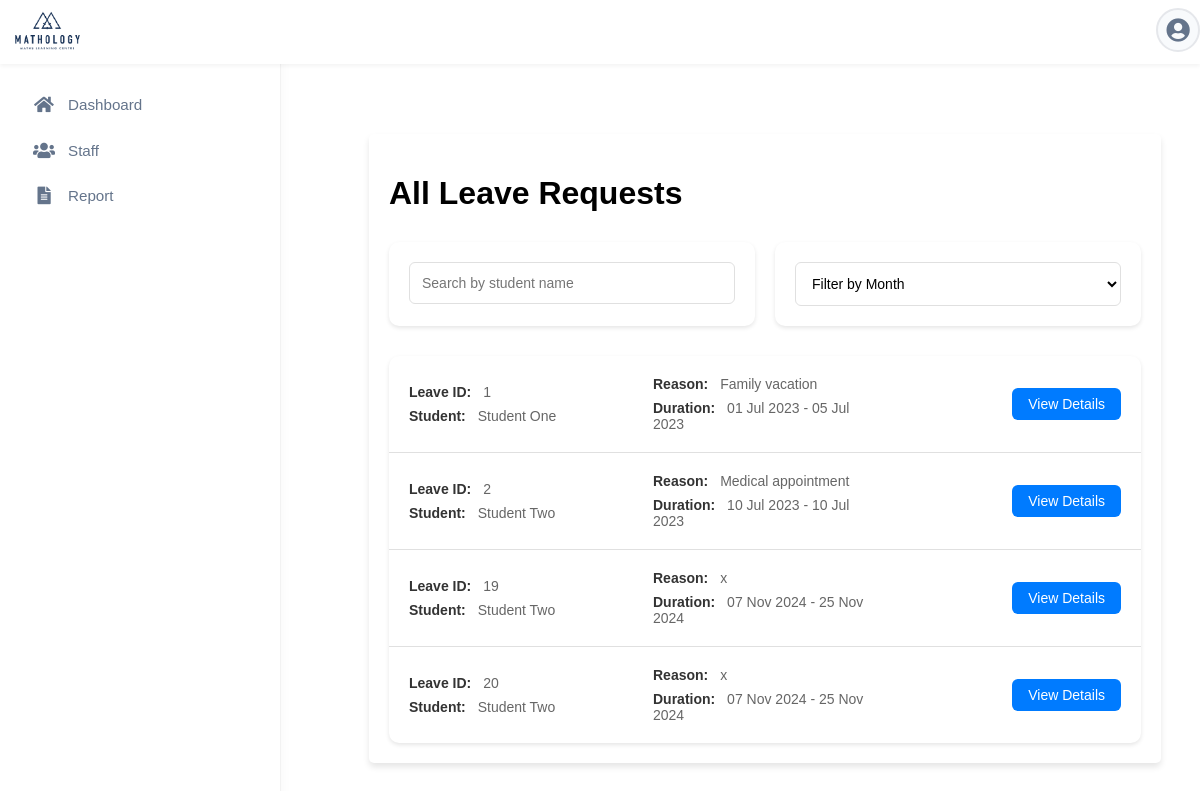
/manager/all-leave-requests.php (signed in), run on the app's committed database.
### tables this page shows
CREATE TABLE `leaves` (
  `leave_id` int(11) NOT NULL,
  `student_id` int(11) NOT NULL,
  `reason` text DEFAULT NULL,
  `fromDate` date DEFAULT NULL,
  `toDate` date DEFAULT NULL,
  `status` enum('pending','approved','rejected') DEFAULT 'pending',
  `document_path` varchar(255) DEFAULT NULL,
  `supportive_document_path` varchar(255) DEFAULT NULL,
  `leave_type` varchar(255) NOT NULL,
  `created_at` timestamp NOT NULL DEFAULT current_timestamp()
);

CREATE TABLE `students` (
  `student_id` int(11) NOT NULL,
  `parent_id` int(11) DEFAULT NULL,
  `student_name` varchar(100) NOT NULL,
  `class` varchar(50) DEFAULT NULL,
  `package_id` int(11) DEFAULT NULL,
  `total_fees` decimal(10,2) DEFAULT NULL,
  `fees_paid` decimal(10,2) DEFAULT NULL,
  `created_at` timestamp NOT NULL DEFAULT current_timestamp()
);

### manager/all-leave-requests.php (the view, shortened to what this page needs)
<?php
include "../includes/header.php";
include "../includes/sidebar.php";
$servername = "localhost";
$username = "root";
$password = "";
$dbname = "mathologydb";
$conn = new mysqli($servername, $username, $password, $dbname);
$sql = "SELECT leaves.leave_id, students.student_name AS student_name, leaves.reason, leaves.fromDate as start_date, leaves.toDate as end_date
        FROM leaves
        JOIN students ON leaves.student_id = students.student_id";
$sql .= " ORDER BY leaves.fromDate";
$stmt = $conn->prepare($sql);
$stmt->execute();
$result = $stmt->get_result();
?>
<!DOCTYPE html>
<html lang="en">
<head>
    <link rel="stylesheet" href="../assets/css/all-leave-request.css">
    <link rel="stylesheet" href="../assets/css/styles.css">
</head>
<body>
    <?php renderSidebar('manager'); ?>
    <div class="main-content">
        <div class="leave-dashboard">
            <div class="dashboard-header">
                <h1>All Leave Requests</h1>
            </div>
            <div class="search-sort-container">
                <div class="search-form">
                    <form id="searchForm" onsubmit="return false;">
                        <input type="text" name="search" id="search"
                            placeholder="Search by student name"
                            value="<?php echo htmlspecialchars($_GET['search'] ?? '', ENT_QUOTES, 'UTF-8'); ?>">
                    </form>
                </div>
                <div class="sort-form">
                    <form action="all-leave-requests.php" method="GET">
                        <select name="sort" id="sort" onchange="this.form.submit()">
                            <option value="">Filter by Month</option>
                        </select>
                    </form>
                </div>
            </div>
            <div class="latest-leave-requests">
                <?php while ($leave = $result->fetch_assoc()): ?>
                    <div class="leave-request">
                        <div class="leave-info">
                            <p><span class="label">Leave ID:</span> <?php echo htmlspecialchars($leave['leave_id']); ?></p>
                            <p><span class="label">Student:</span> <?php echo htmlspecialchars($leave['student_name']); ?></p>
                        </div>
                        <div class="leave-info">
                            <p><span class="label">Reason:</span> <?php echo htmlspecialchars($leave['reason']); ?></p>
                            <p><span class="label">Duration:</span>
                                <?php echo date('d M Y', strtotime($leave['start_date'])); ?> -
                                <?php echo date('d M Y', strtotime($leave['end_date'])); ?>
                            </p>
                        </div>
                        <a href="leave-request-details.php?leave_id=<?php echo urlencode($leave['leave_id']); ?>"
                           class="view-btn">View Details</a>
                    </div>
                <?php endwhile; ?>
            </div>
        </div>
    </div>
</body>
</html>

### includes/header.php (shortened to what this page needs)
<?php
$base_path = isset($is_index) && $is_index ? '' : '../';
?>
<!DOCTYPE html>
<html lang="en">
<head>
    <link rel="stylesheet" href="<?php echo $base_path; ?>assets/css/styles.css">
    <link rel="stylesheet" href="https://cdnjs.cloudflare.com/ajax/libs/font-awesome/5.15.3/css/all.min.css">
</head>
<body>
    <header>
        <div class="header-container">
            <a href="<?php echo $base_path; ?>index.php" class="logo">
                <img src="<?php echo $base_path; ?>assets/img/mathology.png" alt="Mathology" class="logo-img">
            </a>
            <?php if (isset($_SESSION["loggedin"]) && $_SESSION["loggedin"] === true): ?>
            <div class="header-right">
                <div class="profile-dropdown">
                    <div class="profile-icon" onclick="toggleDropdown()">
                        <i class="fas fa-user-circle"></i>
                    </div>
                </div>
            </div>
            <?php endif; ?>
        </div>
    </header>
    <main>

### includes/sidebar.php (shortened to what this page needs)
<?php
function renderSidebar($role) {
    $sidebarItems = [
        'parent' => [
            ['icon' => 'fas fa-home', 'text' => 'Dashboard', 'link' => 'parent-dashboard.php'],
            ['icon' => 'fas fa-table', 'text' => 'Timetable', 'link' => 'parent-timetable.php'],
            ['icon' => 'fas fa-calendar-alt', 'text' => 'Leave', 'link' => 'parent-leave-view.php'],
            ['icon' => 'fas fa-chart-bar', 'text' => 'Attendance', 'link' => 'parent-attendance.php'],
            ['icon' => 'fas fa-th-large', 'text' => 'Package', 'link' => 'parent-package.php'],
        ],
        'manager' => [
            ['icon' => 'fas fa-home', 'text' => 'Dashboard', 'link' => 'managerDashboard.php'],
            ['icon' => 'fas fa-users', 'text' => 'Staff', 'link' => 'managerStaff.php'],
            ['icon' => 'fas fa-file-alt', 'text' => 'Report', 'link' => 'managerReport.php'],
        ],
        'staff' => [
            ['icon' => 'fas fa-home', 'text' => 'Dashboard', 'link' => 'staff-dashboard.php'],
            ['icon' => 'fas fa-chart-bar', 'text' => 'Attendance', 'link' => 'staff-attendance.php'],
            ['icon' => 'fas fa-user', 'text' => 'Registration', 'link' => 'staff-registration.php'],
            ['icon' => 'fas fa-th-large', 'text' => 'Package', 'link' => 'staff-package.php'],
            ['icon' => 'fas fa-calendar-alt', 'text' => 'Leave', 'link' => 'staff-leave-approval.php']
        ],
    ];
    $items = $sidebarItems[$role] ?? [];
    $currentPage = basename($_SERVER['PHP_SELF']);
    echo "<aside class='sidebar' id='sidebar'>";
    echo '<nav><ul>';
    foreach ($items as $item) {
        $isActive = ($currentPage === $item['link']) ? 'active' : '';
        echo "<li><a href='{$item['link']}' class='{$isActive}'>";
        echo "<i class='{$item['icon']}'></i>";
        echo "<span>{$item['text']}</span>";
        echo "</a></li>";
    }
    echo '</ul></nav>';
    echo '</aside>';
}
?>

### assets/css/styles.css (style rules this page uses)
html, body { height: 100%; margin: 0; padding: 0; }
body { font-family: Arial, sans-serif; background-color: #ffffff; display: flex; flex-direction: column; min-height: 100vh; }
.main-content { flex: 1; padding: 20px; display: flex; flex-direction: column; position: relative; padding-bottom: 80px; display: flex; flex-direction: column; align-items: center; margin-left: 280px; margin-top: 50px; padding-top: 120px; transition: margin-left 0.3s cubic-bezier(0.4, 0, 0.2, 1); }
header { position: fixed; top: 0; left: 0; right: 0; height: 64px; background: #ffffff; box-shadow: 0 2px 4px rgba(0, 0, 0, 0.05); z-index: 1000; }
.header-container { max-width: 1400px; margin: 0 auto; display: flex; justify-content: space-between; align-items: center; height: 60px; }
.logo { display: flex; align-items: center; gap: 12px; text-decoration: none; color: #1a1a1a; }
.header-right { display: flex; align-items: center; gap: 20px; }
.profile-dropdown { position: relative; }
.profile-icon { width: 40px; height: 40px; display: flex; align-items: center; justify-content: center; border-radius: 50%; background: #f8fafc; border: 2px solid #e5e7eb; cursor: pointer; transition: all 0.3s ease; }
.profile-icon i { font-size: 1.5em; color: #64748b; transition: all 0.3s ease; }
.sidebar { width: 280px; height: 100vh; background: #ffffff; position: fixed; left: 0; top: 0; border-right: 1px solid rgba(0, 0, 0, 0.05); box-shadow: 4px 0 8px rgba(0, 0, 0, 0.02); z-index: 100; transition: width 0.3s cubic-bezier(0.4, 0, 0.2, 1); overflow-x: hidden; padding-top: 80px; }
.sidebar nav { width: 280px; }
.sidebar ul { list-style: none; padding: 0; margin: 0; }
.sidebar li { margin: 4px 0; }
.sidebar a { display: flex; align-items: center; padding: 12px 20px; margin: 4px 12px; color: #64748b; text-decoration: none; border-radius: 8px; font-size: 0.95rem; font-weight: 500; white-space: nowrap; transition: all 0.2s ease; }
.sidebar i { min-width: 24px; margin-right: 12px; font-size: 1.1rem; text-align: center; }
.sidebar a span { opacity: 1; visibility: visible; white-space: nowrap; }
.main-content { margin-left: 280px; padding: 20px; transition: margin-left 0.3s cubic-bezier(0.4, 0, 0.2, 1); padding-top: 84px; }
.logo-img { height: 50px; width: auto; object-fit: contain; }

### assets/css/all-leave-request.css (style rules this page uses)
.leave-dashboard { margin-left: 50px; padding: 20px; background-color: #fff; box-shadow: 0 4px 6px rgba(0, 0, 0, 0.1); border-radius: 5px; width: 90%; box-sizing: border-box; }
.dashboard-header { margin-bottom: 30px; }
.search-sort-container { display: flex; gap: 20px; margin-bottom: 30px; flex-wrap: wrap; }
.search-form, .sort-form { flex: 1; min-width: 300px; background-color: #fff; padding: 20px; border-radius: 10px; box-shadow: 0 2px 4px rgba(0, 0, 0, 0.1); }
.search-form input[type="text"] { width: 100%; padding: 12px; border: 1px solid #e0e0e0; border-radius: 6px; font-size: 14px; transition: border-color 0.3s ease; box-sizing: border-box; }
.sort-form select { width: 100%; padding: 12px; border: 1px solid #e0e0e0; border-radius: 6px; font-size: 14px; background-color: white; cursor: pointer; }
.latest-leave-requests { background-color: #fff; border-radius: 10px; box-shadow: 0 2px 4px rgba(0, 0, 0, 0.1); overflow: hidden; }
.leave-request { padding: 20px; border-bottom: 1px solid #e0e0e0; display: grid; grid-template-columns: repeat(auto-fit, minmax(200px, 1fr)); gap: 20px; align-items: center; transition: background-color 0.3s ease; }
.leave-request:last-child { border-bottom: none; }
.leave-info { display: flex; flex-direction: column; gap: 8px; }
.leave-info p { margin: 0; font-size: 14px; color: #666; }
.leave-info .label { font-weight: 600; color: #333; margin-right: 8px; }
.view-btn { justify-self: end; background-color: #007bff; color: white; padding: 8px 16px; border-radius: 6px; text-decoration: none; font-size: 14px; transition: background-color 0.3s ease; }

### data on the page
leaves: leave_id "1", student.student_name "Student One", reason "Family vacation", fromDate "01 Jul 2023", toDate "05 Jul 2023"
leaves: leave_id "2", student.student_name "Student Two", reason "Medical appointment", fromDate "10 Jul 2023", toDate "10 Jul 2023"
leaves: leave_id "19", student.student_name "Student Two", reason "x", fromDate "07 Nov 2024", toDate "25 Nov 2024"
leaves: leave_id "20", student.student_name "Student Two", reason "x", fromDate "07 Nov 2024", toDate "25 Nov 2024"

### other printed values
$item['text'] "Dashboard"
$item['text'] "Staff"
$item['text'] "Report"
